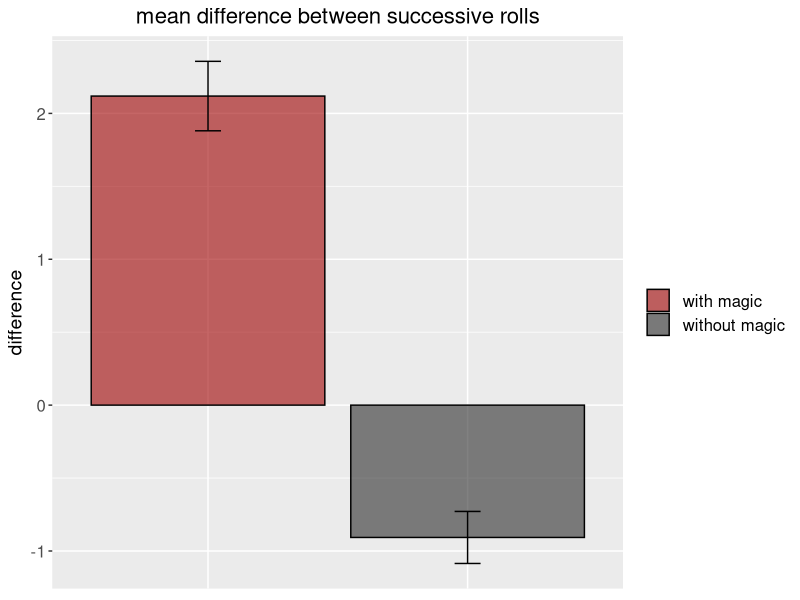
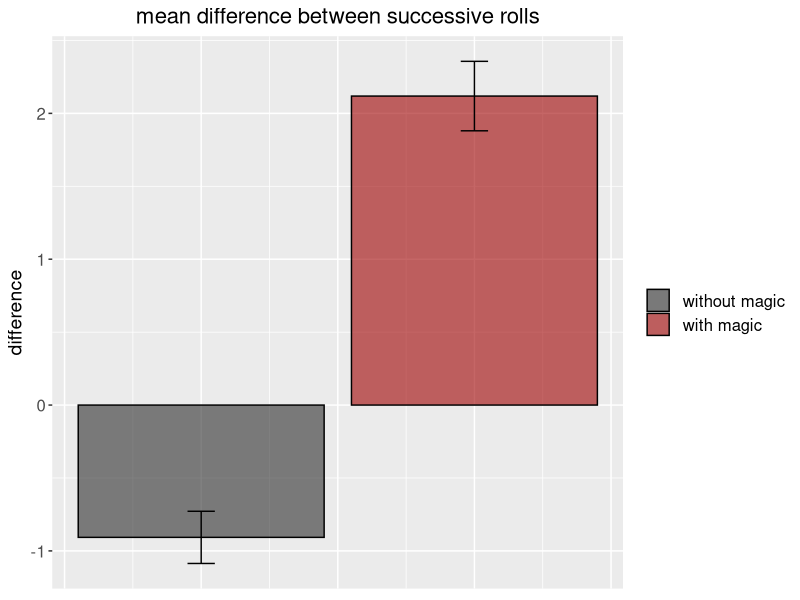

Recreate these plots in R, in order.
## ---- chunk 1
library(knitr)
library(tidyverse)
library(magrittr)
## ---- chunk 2
dd <- read.csv("enchanted_die.csv", sep = ";")
## ---- chunk 3
dd$diff <- NA
## ---- chunk 4
head(dd)
## ---- chunk 5
for (i in 2:nrow(dd)) {
  dd$diff[i] <-
    dd$roll[i] - dd$roll[i - 1]
}
## ---- chunk 6
head(dd)
## ---- chunk 7
dd$diff <- NULL
## ---- chunk 8
dd$roll_lag <- 
  lag(dd$roll)
## ---- chunk 9
dd %<>% 
  select(roll, roll_lag, magic_before)

head(dd)
## ---- chunk 10
dd$diff <- 
  dd$roll - dd$roll_lag
## ---- chunk 11
dd %<>%
  mutate(diff = roll - roll_lag)
## ---- chunk 12
head(dd)
## ---- chunk 13
summary(dd$diff[dd$magic_before == 0])
summary(dd$diff[dd$magic_before == 1])
## ---- chunk 14
se <- 
  tapply(dd$diff, dd$magic_before, sd, na.rm = TRUE)/
  c(sqrt(length(dd$diff[dd$magic_before == 0])), 
    sqrt(length(dd$diff[dd$magic_before == 1])))
## ---- chunk 15
tapply(dd$diff, dd$magic_before, sd, na.rm = TRUE)
## ---- chunk 16
c(sqrt(length(dd$diff[dd$magic_before == 0])), 
  sqrt(length(dd$diff[dd$magic_before == 1])))
## ---- chunk 17
se
## ---- chunk 18
(plot_data <- 
  data.frame(magic = c(" without magic", " with magic"),
             diff = tapply(dd$diff, dd$magic_before, mean, na.rm = TRUE),
             se = se))
## ---- chunk 19
ggplot(plot_data, aes(y = diff, x = magic, fill = magic)) +
  geom_col(colour = "black", alpha = .6) +
  scale_fill_manual(values = c("#9e0000", "#2d2d2d")) +
  geom_errorbar(aes(ymin = diff - se, ymax = diff + se), width = .1) + 
  labs(title= "mean difference between successive rolls", y = "difference") +
  theme(plot.title = element_text(size = 16, hjust = .5),
        axis.title.y = element_text(size = 14), axis.title.x = element_blank(), 
        axis.text.y = element_text(size = 12), axis.text.x = element_blank(),
        axis.ticks.x = element_blank(),
        legend.text = element_text(size = 12), legend.title = element_blank())
## ---- chunk 20
dd %>% 
  na.omit() %>% 
  ggplot(aes(y = diff, x = magic_before, fill = factor(magic_before))) +
  stat_summary(fun.y = mean, geom = "col", 
               colour = "black", alpha = .6) +
  stat_summary(fun.data = mean_se, geom = "errorbar", 
               width = .1) +
  scale_fill_manual(values = c("#2d2d2d", "#9e0000"), 
                    labels = c(" without magic", " with magic")) +
  labs(title= "mean difference between successive rolls", y = "difference") +
  theme(plot.title = element_text(size = 16, hjust = .5),
        axis.title.y = element_text(size = 14), axis.title.x = element_blank(), 
        axis.text.y = element_text(size = 12), axis.text.x = element_blank(),
        axis.ticks.x = element_blank(),
        legend.text = element_text(size = 12), legend.title = element_blank())
## ---- chunk 21
enchant.die <- function(nrolls, magic_numbers = c(1, 2), die_outcomes = 1:6) {
  error <- FALSE
  
  if (sum(!magic_numbers %in% die_outcomes) > 0) {
    print("Woah there! You want to enchant at least one die outcome that your die cannot possibly roll! Per default, the die rolls 1:6. Specify any other outcomes via the argument die_outcomes.")
    error <- TRUE
  }
  
  dd <- data.frame(rolls = sample(die_outcomes, nrolls, replace = TRUE), 
                   magic_before = rep(2, nrolls))
  
  dd$magic_before[1] <- 0
  
  for (i in 1:(nrolls - 1)) {
    ifelse(dd$rolls[i] %in% magic_numbers == TRUE, 
           dd$magic_before[i + 1] <- 1, dd$magic_before[i + 1] <- 0)
  }
  
  magic_message <- c("Mischief managed.", "Magical!", "Alea iacta est.", "You're a wizard!",
                     "Magic is in the air.", "Did you just feel that?", "Enchanting!",
                     "Thank you for choosing Enchanted Dies!", "I'm slightly bewichted.",
                     "With great power comes great responsibilty.", "That's a lot of die rolls",
                     "6 is my lucky number!", "Charming!", "I'm under your spell!")
  
  if (error == FALSE) {
  print(sample(magic_message, 1))
  }
  
  invisible(dd)
}
## ---- chunk 22
dd <- enchant.die(200)

head(dd)
